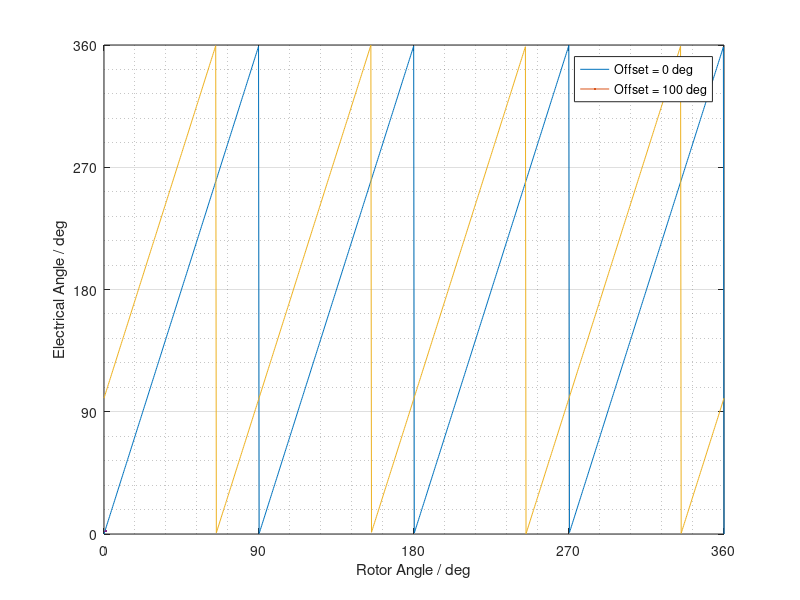

Write the MATLAB code that produced this figure.
% configuration
pp = 4; % [-] number of pole pairs
img_path = fullfile(fileparts(fileparts(mfilename('fullpath'))),'docs','img');

% example data
phi_r = linspace(0,2*pi,1000);
phi_el_0 = mod(pp*phi_r,2*pi);
phi_el_100 = mod(pp*phi_r+deg2rad(100),2*pi);

% plot results
fig = figure('Position',[100 100 800 300]);
plot(rad2deg(phi_r),rad2deg(phi_el_0),LineWidth=2)
hold all
plot(rad2deg(phi_r),rad2deg(phi_el_100),LineWidth=2)
grid on
grid minor
box on
xlim([0 360])
ylim([0 360])
xticks(0:90:360)
yticks(0:90:360)
xlabel('Rotor Angle / deg')
ylabel('Electrical Angle / deg')
legend('Offset = 0 deg','Offset = 100 deg')
exportgraphics(fig,fullfile(img_path,'enc_offset_02.png'),'Resolution',300)
